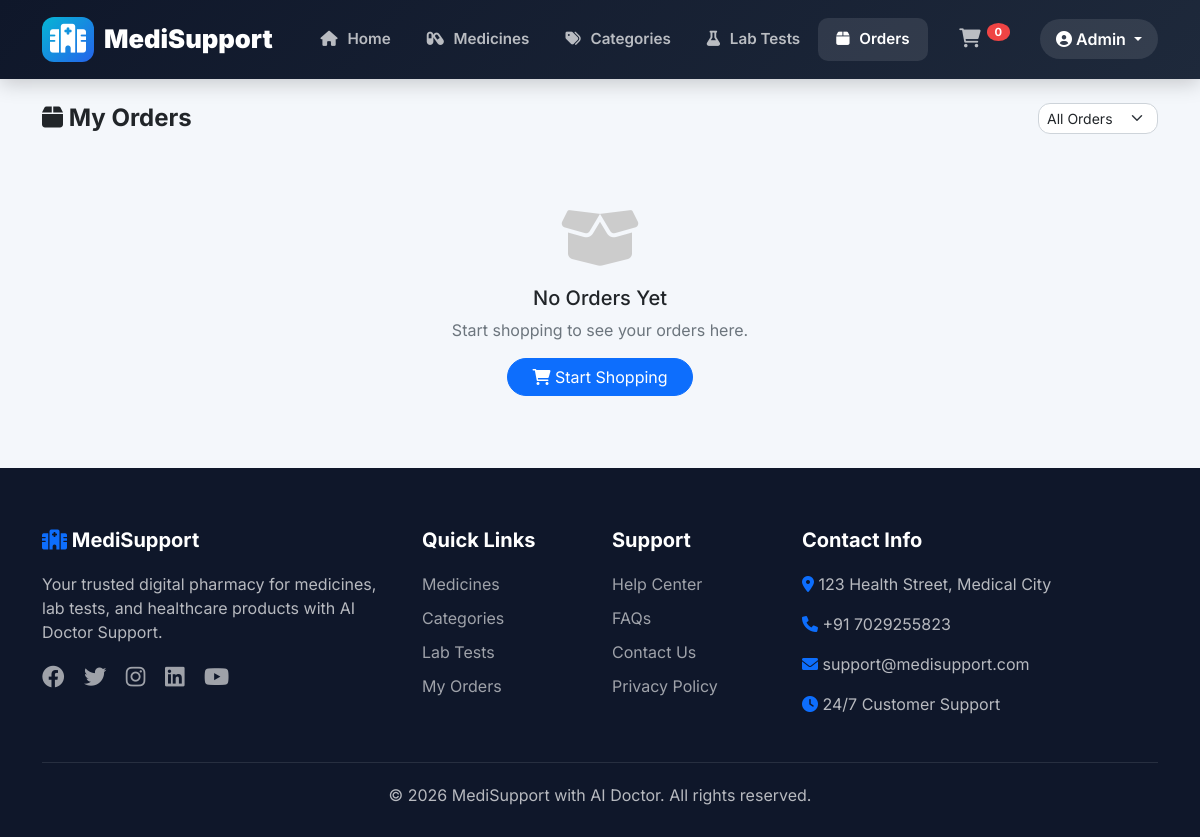
The app's page /orders/ (signed in), older data.
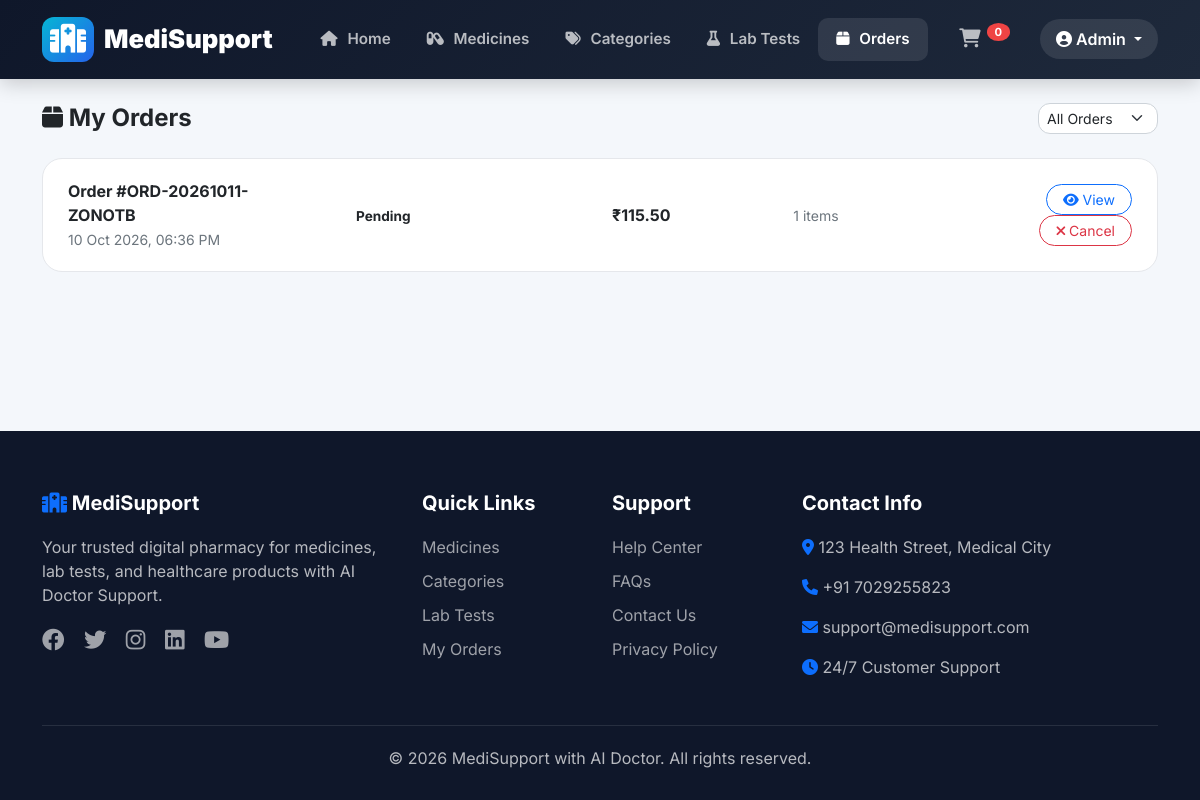
The same page, newer data.
### store/models.py (models this page shows, shortened)
class CustomerOrder(models.Model):
    PENDING = 'PEN'
    PROCESSING = 'PRO'
    SHIPPED = 'SHP'
    DELIVERED = 'DEL'
    CANCELLED = 'CAN'
    RETURNED = 'RET'
    REFUNDED = 'REF'
    STATUS_CHOICES = [
        (PENDING, 'Pending'),
        (PROCESSING, 'Processing'),
        (SHIPPED, 'Shipped'),
        (DELIVERED, 'Delivered'),
        (CANCELLED, 'Cancelled'),
        (RETURNED, 'Returned'),
        (REFUNDED, 'Refunded'),
    ]
    PAYMENT_PENDING = 'PEN'
    PAID = 'PAID'
    FAILED = 'FLD'
    REFUNDED = 'REF'
    PAYMENT_STATUS_CHOICES = [
        (PAYMENT_PENDING, 'Payment Pending'),
        (PAID, 'Paid'),
        (FAILED, 'Failed'),
        (REFUNDED, 'Refunded'),
    ]
    user = models.ForeignKey(User, on_delete=models.CASCADE, related_name='orders')
    order_number = models.CharField(max_length=20, unique=True, db_index=True)
    customer_name = models.CharField(max_length=200)
    customer_email = models.EmailField()
    customer_phone = models.CharField(max_length=15)
    shipping_address = models.TextField()
    billing_address = models.TextField(blank=True)
    subtotal = models.DecimalField(max_digits=10, decimal_places=2, default=0)
    discount_amount = models.DecimalField(max_digits=10, decimal_places=2, default=0)
    coupon_code = models.CharField(max_length=50, blank=True, null=True)
    coupon_discount = models.DecimalField(max_digits=10, decimal_places=2, default=0)
    tax_amount = models.DecimalField(max_digits=10, decimal_places=2, default=0)
    tax_rate = models.DecimalField(max_digits=5, decimal_places=2, default=0)
    shipping_charge = models.DecimalField(max_digits=10, decimal_places=2, default=0)
    total_amount = models.DecimalField(max_digits=10, decimal_places=2, default=0)
    grand_total = models.DecimalField(max_digits=10, decimal_places=2, default=0)
    payment_status = models.CharField(max_length=4, choices=PAYMENT_STATUS_CHOICES, default=PAYMENT_PENDING)
    payment_method = models.CharField(max_length=50, blank=True, null=True)
    transaction_id = models.CharField(max_length=100, blank=True, null=True)
    payment_date = models.DateTimeField(null=True, blank=True)
    order_status = models.CharField(max_length=3, choices=STATUS_CHOICES, default=PENDING)
    order_date = models.DateTimeField(auto_now_add=True)
    updated_date = models.DateTimeField(auto_now=True)
    processed_date = models.DateTimeField(null=True, blank=True)
    shipped_date = models.DateTimeField(null=True, blank=True)
    delivered_date = models.DateTimeField(null=True, blank=True)
    cancelled_date = models.DateTimeField(null=True, blank=True)
    tracking_number = models.CharField(max_length=100, blank=True, null=True)
    courier_name = models.CharField(max_length=100, blank=True, null=True)
    tracking_url = models.URLField(blank=True, null=True)
    notes = models.TextField(blank=True)
    cancellation_reason = models.TextField(blank=True)
    is_active = models.BooleanField(default=True)
    is_deleted = models.BooleanField(default=False)
    class Meta:
        ordering = ['-order_date']

### store/views.py (the view)
# urls.py: path('orders/', views.my_orders, name='my_orders'),
@login_required
def my_orders(request):
    orders = CustomerOrder.objects.filter(user=request.user).order_by('-order_date')
    status_filter = request.GET.get('status', '')
    if status_filter:
        orders = orders.filter(order_status=status_filter)
    context = {
        'orders': orders,
        'status': status_filter,
    }
    return render(request, 'Store/my_orders.html', context)

### store/templates/store/my_orders.html (shortened to what this page needs)
{% extends 'Store/header.html' %}
{% block content %}
<div class="container py-4">
    <div class="d-flex justify-content-between align-items-center mb-4">
        <h4 class="fw-bold mb-0"><i class="fas fa-box"></i> My Orders</h4>
        <div>
            <select class="form-select form-select-sm" style="border-radius: 12px; width: auto; display: inline-block;"
                    onchange="window.location.href='?status='+this.value">
                <option value="">All Orders</option>
            </select>
        </div>
    </div>
    {% if orders %}
        {% for order in orders %}
            <div class="order-card">
                <div class="row align-items-center">
                    <div class="col-md-3">
                        <strong>Order #{{ order.order_number }}</strong>
                        <br>
                        <small class="text-muted">{{ order.order_date|date:"d M Y, h:i A" }}</small>
                    </div>
                    <div class="col-md-3">
                        <span class="order-status {{ order.order_status|lower }}">
                            {{ order.get_order_status_display }}
                        </span>
                    </div>
                    <div class="col-md-2">
                        <span class="fw-bold">₹{{ order.grand_total }}</span>
                    </div>
                    <div class="col-md-2">
                        <small class="text-muted">{{ order.items.count }} items</small>
                    </div>
                    <div class="col-md-2 text-end">
                        <a href="{% url 'store:order_detail' order.id %}" class="btn btn-outline-primary btn-sm rounded-pill px-3">
                            <i class="fas fa-eye"></i> View
                        </a>
                        {% if order.order_status == 'PEN' or order.order_status == 'PRO' %}
                            <a href="{% url 'store:cancel_order' order.id %}" class="btn btn-outline-danger btn-sm rounded-pill px-3"
                               onclick="return confirm('Are you sure you want to cancel this order?')">
                                <i class="fas fa-times"></i> Cancel
                            </a>
                        {% endif %}
                    </div>
                </div>
            </div>
        {% endfor %}
    {% else %}
        <div class="text-center py-5">
            <i class="fas fa-box-open" style="font-size: 4rem; color: #ccc;"></i>
            <h5 class="mt-3">No Orders Yet</h5>
            <p class="text-muted">Start shopping to see your orders here.</p>
            <a href="{% url 'store:medicines' %}" class="btn btn-primary rounded-pill px-4">
                <i class="fas fa-shopping-cart"></i> Start Shopping
            </a>
        </div>
    {% endif %}
</div>
{% endblock %}

Row changes from the older to the newer data that the page shows:
added CustomerOrder: order_number "ORD-20261011-ZONOTB", order_date "10 Oct 2026, 06:36 PM", order_status "Pending", grand_total "115.50", items.count "1", shows "Cancel"
Text that changed along with them:
text no longer shown: "No Orders Yet Start shopping to see your orders here. Start Shopping"
